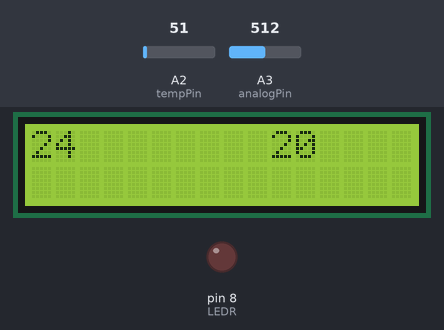
Simulated run of this sketch. Board: Arduino Uno, built with avr-gcc and run on an emulated ATmega328P. Parts: 16×2 character LCD, output pins drawn as LEDs (lit = HIGH). The test bench sets the inputs (shaded band); at power-on: A2 (tempPin) = 51, A3 (analogPin) = 512.

Above: at 1.2 s.
1.3 s: A2 (tempPin) set to 44
At 1.69 s:
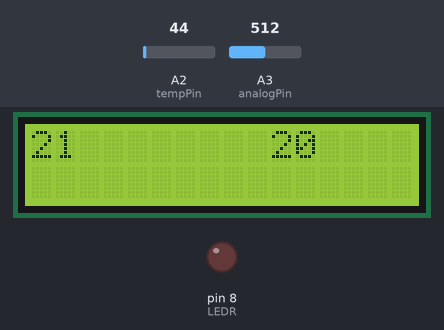
2.9 s: A2 (tempPin) set to 38
At 3.11 s:
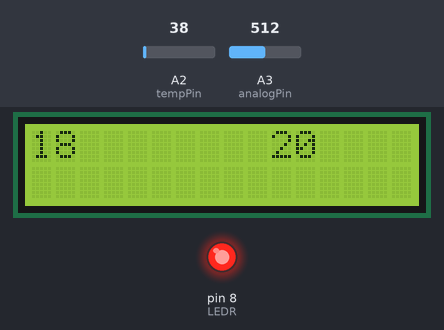
5.2 s: A3 (analogPin) set to 716
At 5.55 s:
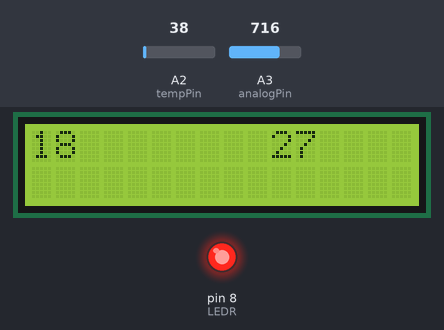
6.8 s: A3 (analogPin) set to 900
At 7.18 s:
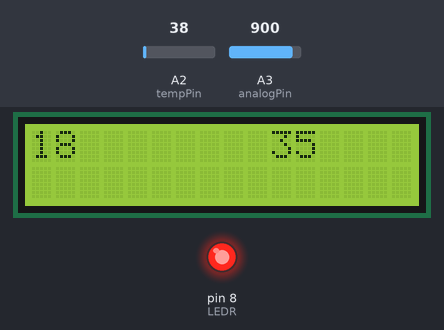
8.4 s: A2 (tempPin) set to 30
At 8.61 s:
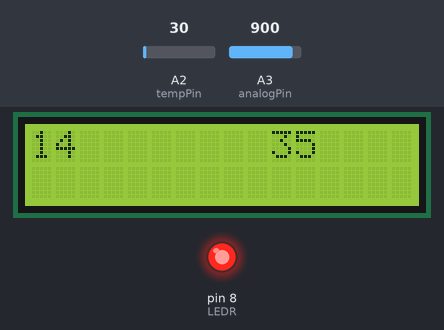
9.9 s: A3 (analogPin) set to 1023
At 10.23 s:
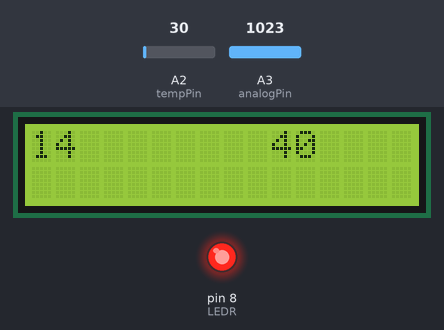
Timing chart, 0 to 12.5 s (numbered marks = the images above; inputs shaded):
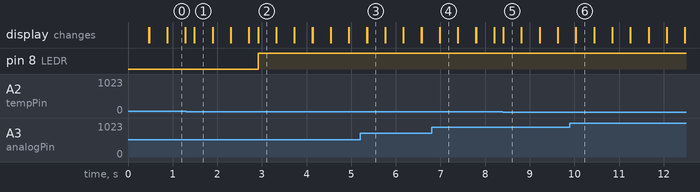

The sketch:

Ex3.ino
```cpp
#include<LiquidCrystal.h>                        // Including lcd display library
LiquidCrystal lcd(15,14,4,5,6,7);           // Define LCD display pins RS,E,D4,D5,D6,D7
int tempPin = A2;                         //VALEUR MIN ET MAX: 0-1023 for 10 bits or 0-4095 for 12 bits
int analogPin = A3;
int LEDR = 8;

void setup()
{
  pinMode(LEDR, OUTPUT);
  lcd.begin(16,2);                              //  setting LCD as 16x2 type
  lcd.setCursor(0,0);
}

void loop() {
  // put your main code here, to run repeatedly:
  int val = analogRead(analogPin);
  val = map(val, 0, 1023, 0, 40);

  int temp = (5.0 * analogRead(tempPin) * 100.0) / 1024;
  lcd.setCursor(0,0);
  lcd.print(temp);

  lcd.setCursor(10,0);
  lcd.print(val);

  if (val > temp){
    digitalWrite(LEDR, HIGH);
  }
  else{
    digitalWrite(LEDR, LOW);
  }

  delay(200);
  lcd.clear();
}
```

Measured:
- the behaviour switches between 41 and 40 on A2 (tempPin) (found by bisection; images 1 and 2)
- after the input at 1.3 s, the display: changes after 0.19 s (image 1)
- after the input at 2.9 s, pin 8 (LEDR): LOW → HIGH at once; the display: changes at once (image 2)
- after the input at 5.2 s, the display: first differs from a run without the input after 0.15 s (image 3)
- after the input at 6.8 s, the display: first differs from a run without the input after 0.18 s (image 4)
- after the input at 8.4 s, the display: changes at once (image 5)
- after the input at 9.9 s, the display: first differs from a run without the input after 0.14 s (image 6)
